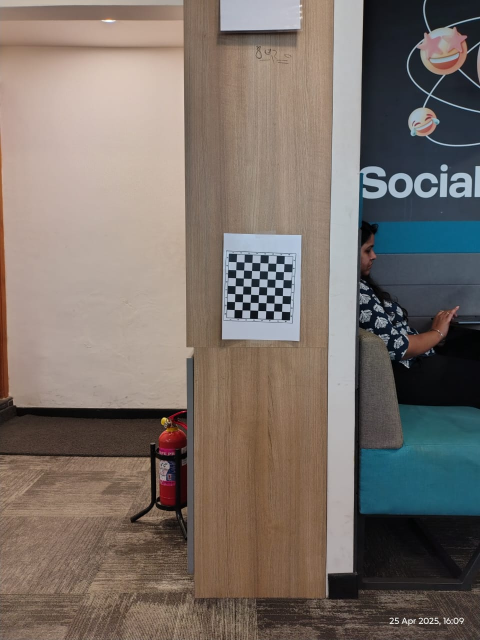
#> input picture data/checkerboard_left.jpeg, 960 x 1280 px, found by its file name (shown at 1/2 size)
$ python disparity_map_try.py   (older library calls are emulated)
#> lines starting #> are read from the running program, lines starting #| are printed output that depends on the picture
import cv2
import numpy as np
import matplotlib.pyplot as plt
from scipy.interpolate import griddata

# Load sparse depth points
depths = []
with open("sparse_depths_with_ids_inliers.txt", "r") as f:
#> (reads sparse_depths_with_ids_inliers.txt from the repository)
    next(f)
    for line in f:
        _, x, y, depth = line.strip().split(',')
        depths.append((float(x), float(y), float(depth)))

# Convert to numpy arrays
points = np.array([(x, y) for x, y, _ in depths])
values = np.array([depth for _, _, depth in depths])

# Create meshgrid for full image size
img = cv2.imread("/home/vedant/Documents/Projects_Flam/stereo_disp/data/checkerboard_left.jpeg")
#> img is the input picture: shape (1280, 960, 3); mean B, G, R 105.2, 112.1, 122.3
h, w = img.shape[:2]
#> h = 1280; w = 960
grid_x, grid_y = np.meshgrid(np.arange(w), np.arange(h))

# Interpolate sparse depth map to dense
depth_map = griddata(points, values, (grid_x, grid_y), method='linear')
depth_map[np.isnan(depth_map)] = 0  # Replace NaNs with 0

# Compute gradients
grad_x = cv2.Sobel(depth_map, cv2.CV_64F, 1, 0, ksize=3)
grad_y = cv2.Sobel(depth_map, cv2.CV_64F, 0, 1, ksize=3)
gradient_magnitude = np.sqrt(grad_x**2 + grad_y**2)

# Compute Laplacian
laplacian = cv2.Laplacian(depth_map, cv2.CV_64F)

# Normalize for visualization
def normalize(img):
    img = img.copy()
    img -= np.min(img)
    img /= (np.max(img) + 1e-8)
    return img

depth_map_vis = normalize(depth_map)
gradient_vis = normalize(gradient_magnitude)
laplacian_vis = normalize(np.abs(laplacian))

# Normalize depth for colormap overlay
depth_colored = cv2.applyColorMap((depth_map_vis * 255).astype(np.uint8), cv2.COLORMAP_JET)

# Resize to match image (in case of mismatch)
if depth_colored.shape[:2] != img.shape[:2]:
    depth_colored = cv2.resize(depth_colored, (w, h))

# Blend with original image (convert to RGB first)
image_rgb = cv2.cvtColor(img, cv2.COLOR_BGR2RGB)
overlay = cv2.addWeighted(image_rgb, 0.6, depth_colored, 0.4, 0)
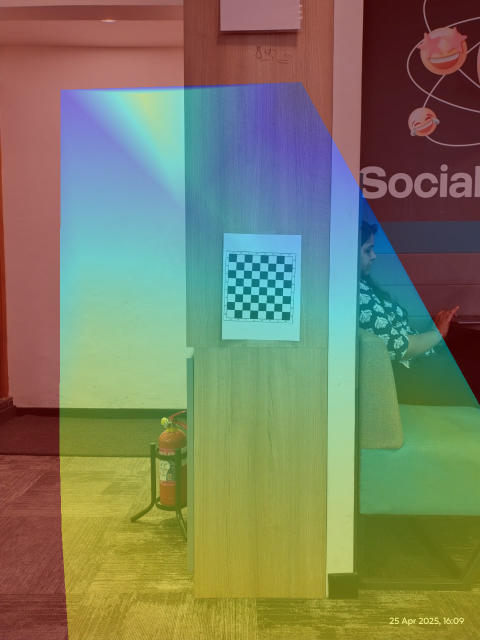
#> overlay: shape (1280, 960, 3) (shown at 1/2 size); mean R, G, B 122.9, 126.2, 98.4

# Show and save
plt.figure(figsize=(8, 6))
plt.title("Image with Interpolated Depth Overlay")
plt.imshow(overlay)
plt.axis('off')
plt.tight_layout()
plt.show()

# Optional: save the overlay image
cv2.imwrite("overlay_depth_on_image.png", cv2.cvtColor(overlay, cv2.COLOR_RGB2BGR))

# Plot results
plt.figure(figsize=(15, 5))
plt.subplot(1, 3, 1)
plt.title("Interpolated Depth Map")
plt.imshow(depth_map_vis, cmap='jet')
plt.axis('off')

plt.subplot(1, 3, 2)
plt.title("Gradient Magnitude")
plt.imshow(gradient_vis, cmap='hot')
plt.axis('off')

plt.subplot(1, 3, 3)
plt.title("Laplacian")
plt.imshow(laplacian_vis, cmap='gray')
plt.axis('off')

plt.tight_layout()
plt.show()
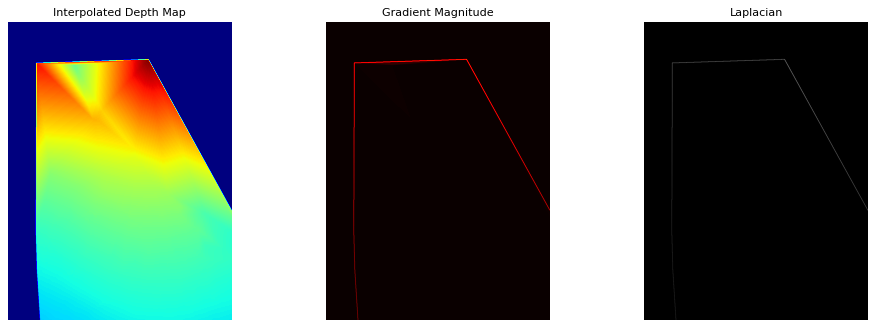
#> figure drawn by matplotlib, 3 panels
